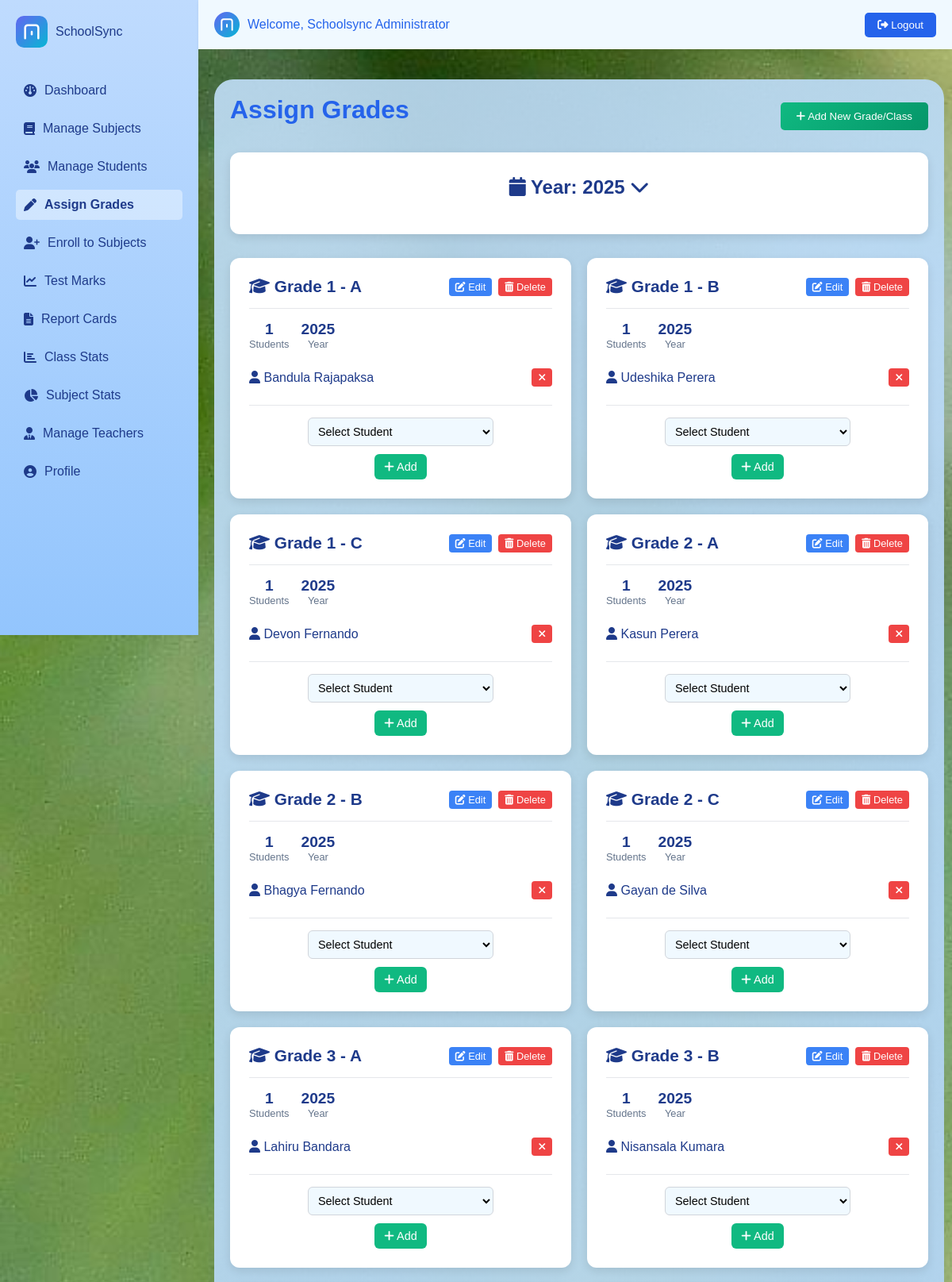
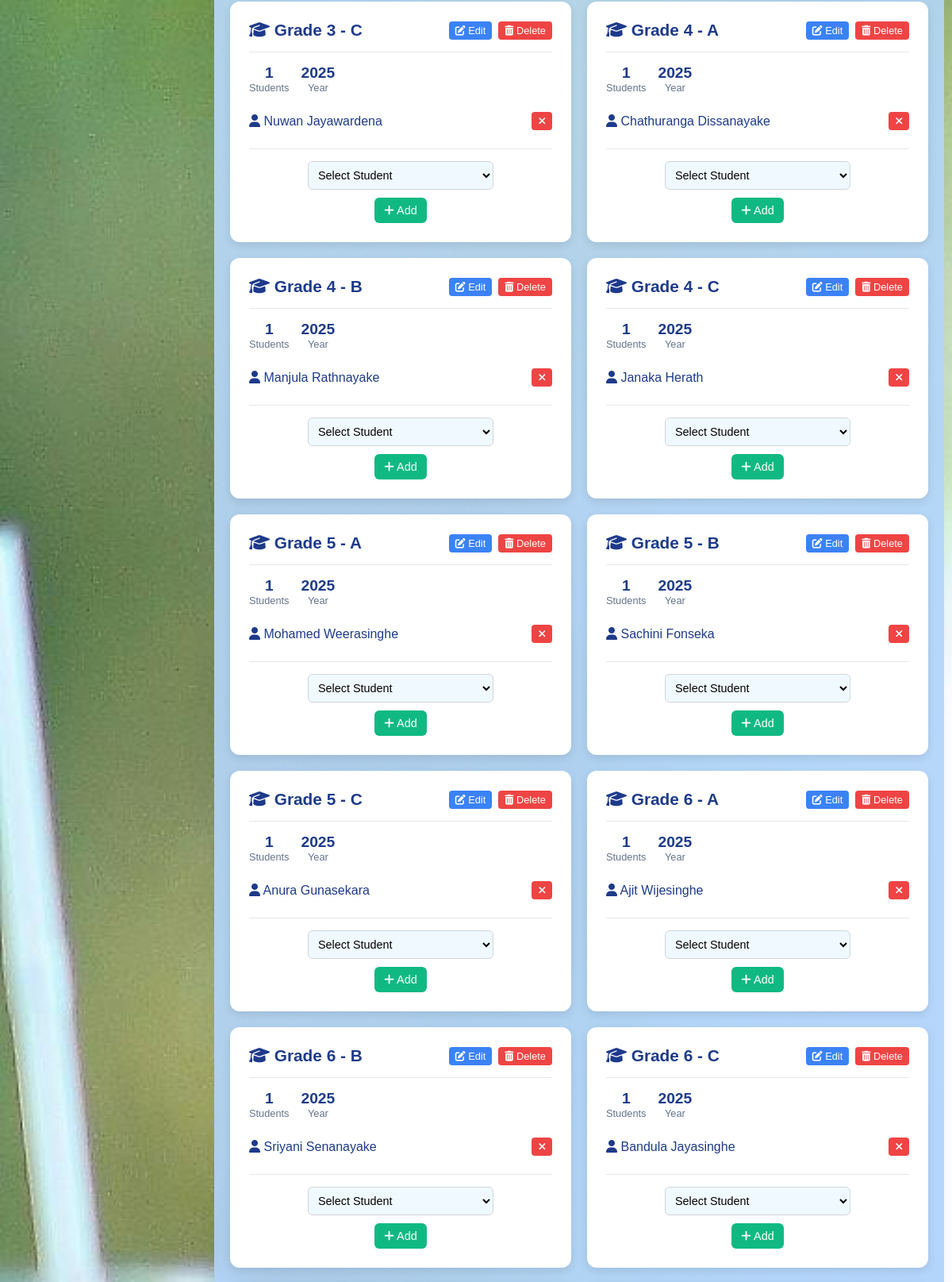
/php/assign_grade.php (signed in, upper part), run on the app's committed database (2 pictures, top to bottom).
### tables this page shows
CREATE TABLE `grades` (
  `id` int(11) NOT NULL,
  `grade_number` int(11) NOT NULL,
  `class_name` varchar(10) NOT NULL,
  `year` int(11) NOT NULL,
  `status` enum('active','inactive') NOT NULL DEFAULT 'active'
);

CREATE TABLE `student_grades` (
  `id` int(11) NOT NULL,
  `student_id` int(11) NOT NULL,
  `grade_id` int(11) NOT NULL,
  `enrolled_date` date NOT NULL,
  `status` enum('active','inactive') NOT NULL DEFAULT 'active'
);

CREATE TABLE `students` (
  `id` int(11) NOT NULL,
  `full_name` varchar(100) NOT NULL,
  `gender` enum('male','female') NOT NULL,
  `birth_date` date NOT NULL,
  `address` text DEFAULT NULL,
  `phone` varchar(15) DEFAULT NULL,
  `email` varchar(100) DEFAULT NULL,
  `religion` varchar(50) DEFAULT NULL,
  `father_name` varchar(100) DEFAULT NULL,
  `mother_name` varchar(100) DEFAULT NULL,
  `guardian_name` varchar(100) DEFAULT NULL,
  `guardian_phone` varchar(15) DEFAULT NULL,
  `guardian_email` varchar(100) DEFAULT NULL,
  `special_details` text DEFAULT NULL,
  `status` enum('active','inactive') NOT NULL DEFAULT 'active',
  `image_path` varchar(255) DEFAULT NULL,
  `created_at` timestamp NOT NULL DEFAULT current_timestamp()
);

### php/assign_grade.php (the view, shortened to what this page needs)
<?php
include 'config.php';
$current_year = date('Y');
$selected_year = isset($_GET['year']) ? (int)$_GET['year'] : $current_year;
$sql_grades = "SELECT * FROM grades WHERE year = ? ORDER BY grade_number, class_name";
$stmt_grades = $conn->prepare($sql_grades);
$stmt_grades->bind_param("i", $selected_year);
$stmt_grades->execute();
$result_grades = $stmt_grades->get_result();
?>
<!DOCTYPE html>
<html lang="en">
<head>
    <link rel="stylesheet" href="../css/styles.css">
    <link rel="stylesheet" href="https://cdnjs.cloudflare.com/ajax/libs/font-awesome/6.4.2/css/all.min.css">
</head>
<body>
    <?php include 'navbar.php'; ?>
    <div class="container">
        <div class="header-container">
            <h1>Assign Grades</h1>
            <button onclick="openAddGradeModal()" style="background: linear-gradient(135deg, #10b981, #059669);">
                <i class="fa-solid fa-plus"></i> Add New Grade/Class
            </button>
        </div>
        <div class="year-selector">
            <h2 onclick="toggleYearSelector()">
                <i class="fa-solid fa-calendar"></i>
                Year: <?php echo $selected_year; ?>
                <i class="fa-solid fa-chevron-down" id="yearArrow"></i>
            </h2>
        </div>
        <div class="grade-grid">
            <?php if ($result_grades->num_rows > 0): ?>
                <?php while($grade = $result_grades->fetch_assoc()): ?>
                    <?php
                    $sql_students = "SELECT sg.id as student_grade_id, s.id, s.full_name, s.gender, sg.enrolled_date
                                   FROM student_grades sg
                                   JOIN students s ON sg.student_id = s.id
                                   WHERE sg.grade_id = ? AND sg.status = 'active'
                                   ORDER BY s.full_name";
                    $stmt_students = $conn->prepare($sql_students);
                    $stmt_students->bind_param("i", $grade['id']);
                    $stmt_students->execute();
                    $result_students = $stmt_students->get_result();
                    $student_count = $result_students->num_rows;
                    ?>
                    <div class="grade-card" onclick="openGradeDetails(<?php echo $grade['id']; ?>)">
                        <div class="grade-header">
                            <h3 class="grade-title">
                                <i class="fa-solid fa-graduation-cap"></i>
                                Grade <?php echo $grade['grade_number']; ?> - <?php echo $grade['class_name']; ?>
                            </h3>
                            <div class="grade-actions">
                                <button class="edit-btn" onclick="event.stopPropagation(); openEditGradeModal(<?php echo $grade['id']; ?>)">
                                    <i class="fa-solid fa-pen-to-square"></i> Edit
                                </button>
                                <button class="delete-btn" onclick="event.stopPropagation(); openDeleteGradeModal(<?php echo $grade['id']; ?>)">
                                    <i class="fa-solid fa-trash-can"></i> Delete
                                </button>
                            </div>
                        </div>
                        <div class="grade-stats">
                            <div class="stat-item">
                                <div class="stat-value"><?php echo $student_count; ?></div>
                                <div class="stat-label">Students</div>
                            </div>
                            <div class="stat-item">
                                <div class="stat-value"><?php echo $grade['year']; ?></div>
                                <div class="stat-label">Year</div>
                            </div>
                        </div>
                        <div class="student-list">
                            <?php if ($student_count > 0): ?>
                                <?php while($student = $result_students->fetch_assoc()): ?>
                                    <div class="student-item" onclick="event.stopPropagation(); openStudentModal(<?php echo $student['id']; ?>)">
                                        <span class="student-name">
                                            <i class="fa-solid fa-user"></i>
                                            <?php echo htmlspecialchars($student['full_name']); ?>
                                        </span>
                                        <button class="remove-btn" onclick="event.stopPropagation(); removeStudent(<?php echo $student['student_grade_id']; ?>)">
                                            <i class="fa-solid fa-times"></i>
                                        </button>
                                    </div>
                                <?php endwhile; ?>
                            <?php else: ?>
                                <div class="empty-grade">No students assigned</div>
                            <?php endif; ?>
                </div>
                        <div class="add-student-section">
                            <form method="POST" class="add-student-form" onclick="event.stopPropagation();">
                                <select name="student_id" required>
                                    <option value="">Select Student</option>
                                </select>
                                <button type="submit">
                                    <i class="fa-solid fa-plus"></i> Add
                                </button>
                            </form>
                        </div>
                    </div>
                <?php endwhile; ?>
            <?php endif; ?>
        </div>
                </div>
</body>
</html>

### css/styles.css (style rules this page uses)
* { margin: 0; padding: 0; box-sizing: border-box; font-family: 'Poppins', sans-serif; }
body { background: linear-gradient(135deg, #6366f1 0%, #8b5cf6 100%); background-image: url('../images/bg.jpg'); background-size: cover; background-blend-mode: overlay; }
.container { background: linear-gradient(135deg, rgba(193, 223, 249, 0.9) 0%, rgba(153, 196, 252, 0.9) 100%); width: calc(100% - 280px); max-width: 100%; min-height: 80vh; border-radius: 24px; box-shadow: 0 8px 32px rgba(59,130,246,0.08); margin: 100px auto 50px 270px; padding: 20px; flex-grow: 1; transition: margin-left 0.3s ease, width 0.3s ease; }
h1, h2, h3 { color: #2563eb; margin-bottom: 15px; }
form { display: flex; flex-direction: column; gap: 10px; }
.header-container { display: flex; justify-content: space-between; align-items: center; margin-bottom: 20px; width: 100%; }
input, select, textarea { padding: 10px; border: 1px solid #bfdbfe; border-radius: 5px; font-size: 1rem; background: #f0f9ff; }
button { background: linear-gradient(to right, #3b82f6, #2563eb); color: white; border: none; padding: 10px 20px; border-radius: 5px; cursor: pointer; transition: opacity 0.3s, transform 0.2s; }
.year-selector { text-align: center; margin-bottom: 30px; padding: 20px; background: white; border-radius: 12px; box-shadow: 0 4px 12px rgba(0,0,0,0.1); }
.year-selector h2 { margin: 0 0 15px 0; color: #1e3a8a; cursor: pointer; display: inline-block; padding: 10px 20px; border-radius: 8px; transition: background 0.3s ease; }
.grade-grid { display: grid; grid-template-columns: repeat(auto-fill, minmax(350px, 1fr)); gap: 20px; margin-top: 20px; }
.grade-card { background: white; border-radius: 12px; padding: 24px; box-shadow: 0 4px 12px rgba(0,0,0,0.1); transition: transform 0.3s ease; cursor: pointer; }
.grade-header { display: flex; justify-content: space-between; align-items: center; margin-bottom: 15px; padding-bottom: 15px; border-bottom: 1px solid #e5e7eb; }
.grade-title { margin: 0; color: #1e3a8a; font-size: 1.3rem; }
.grade-stats { display: flex; gap: 15px; margin-bottom: 15px; }
.stat-item { text-align: center; }
.stat-value { font-size: 1.2rem; font-weight: 600; color: #1e3a8a; }
.stat-label { font-size: 0.8rem; color: #64748b; }
.student-list { max-height: 200px; overflow-y: auto; }
.student-item { display: flex; justify-content: space-between; align-items: center; padding: 8px 0; border-bottom: 1px solid #f1f5f9; }
.student-item:last-child { border-bottom: none; }
.student-name { color: #1e3a8a; cursor: pointer; transition: color 0.3s ease; }
.remove-btn { background: #ef4444; color: white; border: none; padding: 4px 8px; border-radius: 4px; cursor: pointer; font-size: 0.8rem; transition: background 0.3s ease; }
.add-student-section { margin-top: 15px; padding-top: 15px; border-top: 1px solid #e5e7eb; }
.add-student-form { display: flex; gap: 10px; align-items: center; }
.add-student-form select { flex: 1; padding: 8px; border: 1px solid #d1d5db; border-radius: 6px; font-size: 0.9rem; }
.add-student-form button { padding: 8px 12px; background: #10b981; color: white; border: none; border-radius: 6px; cursor: pointer; font-size: 0.9rem; transition: background 0.3s ease; }
.grade-actions { display: flex; gap: 8px; }
.grade-actions button { padding: 4px 8px; border: none; border-radius: 4px; cursor: pointer; font-size: 0.8rem; transition: background 0.3s ease; }
.grade-actions .edit-btn { background: #3b82f6; color: white; }
.grade-actions .delete-btn { background: #ef4444; color: white; }

### data on the page
grades: grade_number "1", class_name "A", student_count "1", year "2025"
student_grades: student.full_name "Bandula Rajapaksa"
grades: grade_number "1", class_name "B", student_count "1", year "2025"
student_grades: student.full_name "Udeshika Perera"
grades: grade_number "1", class_name "C", student_count "1", year "2025"
student_grades: student.full_name "Devon Fernando"
grades: grade_number "2", class_name "A", student_count "1", year "2025"
student_grades: student.full_name "Kasun Perera"
grades: grade_number "2", class_name "B", student_count "1", year "2025"
student_grades: student.full_name "Bhagya Fernando"
grades: grade_number "2", class_name "C", student_count "1", year "2025"
student_grades: student.full_name "Gayan de Silva"
grades: grade_number "3", class_name "A", student_count "1", year "2025"
student_grades: student.full_name "Lahiru Bandara"
grades: grade_number "3", class_name "B", student_count "1", year "2025"
student_grades: student.full_name "Nisansala Kumara"
grades: grade_number "3", class_name "C", student_count "1", year "2025"
student_grades: student.full_name "Nuwan Jayawardena"
grades: grade_number "4", class_name "A", student_count "1", year "2025"
student_grades: student.full_name "Chathuranga Dissanayake"
grades: grade_number "4", class_name "B", student_count "1", year "2025"
student_grades: student.full_name "Manjula Rathnayake"
grades: grade_number "4", class_name "C", student_count "1", year "2025"
student_grades: student.full_name "Janaka Herath"
grades: grade_number "5", class_name "A", student_count "1", year "2025"
student_grades: student.full_name "Mohamed Weerasinghe"
grades: grade_number "5", class_name "B", student_count "1", year "2025"
student_grades: student.full_name "Sachini Fonseka"
grades: grade_number "5", class_name "C", student_count "1", year "2025"
student_grades: student.full_name "Anura Gunasekara"
grades: grade_number "6", class_name "A", student_count "1", year "2025"
student_grades: student.full_name "Ajit Wijesinghe"
grades: grade_number "6", class_name "B", student_count "1", year "2025"
student_grades: student.full_name "Sriyani Senanayake"
grades: grade_number "6", class_name "C", student_count "1", year "2025"
student_grades: student.full_name "Bandula Jayasinghe"

### other printed values
$_SESSION['full_name'] "Schoolsync Administrator"
$selected_year "2025"
